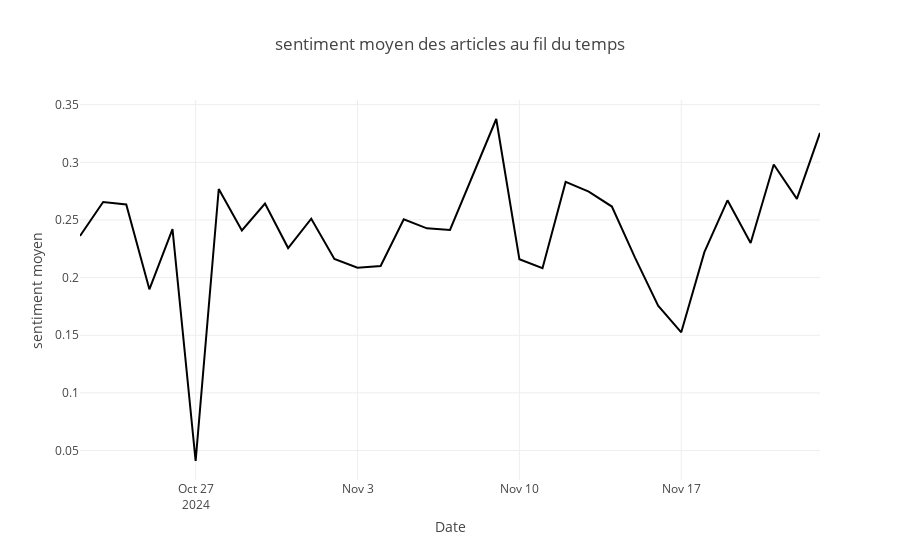

Write notebook code for a chart like this one.
### Code cell
# Conversion de la colonne date en type datetime si nécessaire
df_articles['date'] = pd.to_datetime(df_articles['date'], errors='coerce')

# Graphique montrant la pertinence moyenne par date
fig = px.line(
    df_articles.groupby('date')['sentiment'].mean().reset_index(),
    x='date',
    y='sentiment',
    title="sentiment moyen des articles au fil du temps",
    labels={'date': 'Date', 'sentiment': 'sentiment moyen'}
)
fig.show()

### Figure 1 — Plotly figure (JSON) as saved in the notebook; plotly's stock layout.template omitted (floating-point values rounded to 4 significant figures)
{"data": [{"hovertemplate": "Date=%{x}<br>sentiment moyen=%{y}<extra></extra>", "legendgroup": "", "line": {"color": "#000001", "dash": "solid"}, "marker": {"symbol": "circle"}, "mode": "lines", "name": "", "orientation": "v", "showlegend": false, "type": "scatter", "x": ["2024-10-22T00:00:00", "2024-10-23T00:00:00", "2024-10-24T00:00:00", "2024-10-25T00:00:00", "2024-10-26T00:00:00", "2024-10-27T00:00:00", "2024-10-28T00:00:00", "2024-10-29T00:00:00", "2024-10-30T00:00:00", "2024-10-31T00:00:00", "2024-11-01T00:00:00", "2024-11-02T00:00:00", "2024-11-03T00:00:00", "2024-11-04T00:00:00", "2024-11-05T00:00:00", "2024-11-06T00:00:00", "2024-11-07T00:00:00", "2024-11-08T00:00:00", "2024-11-09T00:00:00", "2024-11-10T00:00:00", "2024-11-11T00:00:00", "2024-11-12T00:00:00", "2024-11-13T00:00:00", "2024-11-14T00:00:00", "2024-11-15T00:00:00", "2024-11-16T00:00:00", "2024-11-17T00:00:00", "2024-11-18T00:00:00", "2024-11-19T00:00:00", "2024-11-20T00:00:00", "2024-11-21T00:00:00", "2024-11-22T00:00:00", "2024-11-23T00:00:00"], "xaxis": "x", "y": [0.2361, 0.2656, 0.2634, 0.1899, 0.2421, 0.04093, 0.2769, 0.2409, 0.2643, 0.2256, 0.2511, 0.2162, 0.2085, 0.21, 0.2506, 0.2427, 0.2413, 0.2894, 0.3376, 0.216, 0.2082, 0.283, 0.2745, 0.2616, 0.2174, 0.1757, 0.1525, 0.2221, 0.267, 0.23, 0.2981, 0.2682, 0.3255], "yaxis": "y"}], "layout": {"legend": {"tracegroupgap": 0}, "title": {"text": "sentiment moyen des articles au fil du temps"}, "xaxis": {"anchor": "y", "domain": [0, 1], "title": {"text": "Date"}}, "yaxis": {"anchor": "x", "domain": [0, 1], "title": {"text": "sentiment moyen"}}}}
